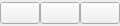
<?xml version="1.0" encoding="UTF-8"?>
<ui version="4.0">
 <class>ParamEditInt</class>
 <widget class="QWidget" name="ParamEditInt">
  <property name="geometry">
   <rect>
    <x>0</x>
    <y>0</y>
    <width>86</width>
    <height>26</height>
   </rect>
  </property>
  <property name="windowTitle">
   <string>Form</string>
  </property>
  <layout class="QVBoxLayout" name="verticalLayout">
   <property name="leftMargin">
    <number>0</number>
   </property>
   <property name="topMargin">
    <number>0</number>
   </property>
   <property name="rightMargin">
    <number>0</number>
   </property>
   <property name="bottomMargin">
    <number>0</number>
   </property>
   <item>
    <layout class="QHBoxLayout" name="mainLayout">
     <property name="spacing">
      <number>0</number>
     </property>
     <item>
      <widget class="QPushButton" name="readButton">
       <property name="sizePolicy">
        <sizepolicy hsizetype="Fixed" vsizetype="Fixed">
         <horstretch>0</horstretch>
         <verstretch>0</verstretch>
        </sizepolicy>
       </property>
       <property name="toolTip">
        <string>Read current setting</string>
       </property>
       <property name="text">
        <string/>
       </property>
       <property name="icon">
        <iconset resource="../res.qrc">
         <normaloff>:/res/icons/Upload-96.png</normaloff>:/res/icons/Upload-96.png</iconset>
       </property>
      </widget>
     </item>
     <item>
      <widget class="QPushButton" name="readDefaultButton">
       <property name="sizePolicy">
        <sizepolicy hsizetype="Fixed" vsizetype="Fixed">
         <horstretch>0</horstretch>
         <verstretch>0</verstretch>
        </sizepolicy>
       </property>
       <property name="toolTip">
        <string>Read default setting</string>
       </property>
       <property name="text">
        <string/>
       </property>
       <property name="icon">
        <iconset resource="../res.qrc">
         <normaloff>:/res/icons/Data Backup-96.png</normaloff>:/res/icons/Data Backup-96.png</iconset>
       </property>
      </widget>
     </item>
     <item>
      <widget class="QPushButton" name="helpButton">
       <property name="sizePolicy">
        <sizepolicy hsizetype="Fixed" vsizetype="Fixed">
         <horstretch>0</horstretch>
         <verstretch>0</verstretch>
        </sizepolicy>
       </property>
       <property name="toolTip">
        <string>Show help</string>
       </property>
       <property name="text">
        <string/>
       </property>
       <property name="icon">
        <iconset resource="../res.qrc">
         <normaloff>:/res/icons/Help-96.png</normaloff>:/res/icons/Help-96.png</iconset>
       </property>
      </widget>
     </item>
    </layout>
   </item>
  </layout>
 </widget>
 <resources>
  <include location="../res.qrc"/>
 </resources>
 <connections/>
</ui>
